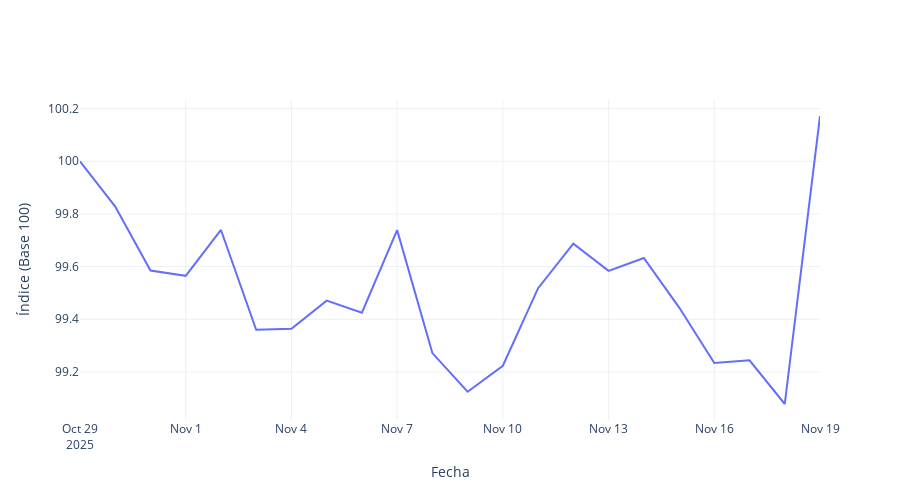

This figure's notebook cell:
### Markdown cell above
## ALIMENTOS

### Code cell
dir_input = Path("data/base100/")
ipc_file = dir_input / "base_alimentos.xlsx"

df_alimentos = pd.read_excel(ipc_file)

df_alimentos["VALOR"] = pd.to_numeric(df_alimentos["VALOR"], errors="coerce")

categorias_alimentos = df_alimentos["CATEGORIA"].unique().tolist()

# Pesos manuales para la división de alimentos
pesos_alimentos = [
    0.384, 1.373, 0.268, 0.103, 1.210, 0.369, 0.206, 3.070, 1.346,
    0.182, 0.184, 0.192, 0.354, 0.354, 2.425, 0.151, 0.096, 0.255,
    0.619, 0.706, 1.303, 0.022, 0.320, 0.075, 0.322, 0.106, 0.137,
    0.059, 2.134, 0.523, 0.220, 0.211, 0.060, 0.095, 0.316
]

# NORMALIZACIÓN 
w_alimentos = 23.928  # Definir w_alimentos 

suma_original = sum(pesos_alimentos)
factor = w_alimentos / suma_original
pesos_norm_alimentos = [p * factor for p in pesos_alimentos]

# Crear dataframe de pesos para alimentos
df_pesos_alimentos = pd.DataFrame({
    "CATEGORIA": categorias_alimentos,
    "PESO": pesos_alimentos,
    "PESO_NORMALIZADO": pesos_norm_alimentos
})

# Convertir los pesos normalizados a una matriz NumPy
w_alimentos = np.array(pesos_norm_alimentos)

# Función de ponderación geométrica
def geom_pond(x, w):
    x = np.array(x)
    return np.exp(np.sum(w * np.log(x)) / np.sum(w))

# Crear el diccionario de IPC por fecha
ipc_alimentos = {}

# Asegurarse de que 'FECHA' sea una columna válida en df_alimentos
for fecha in df_alimentos["FECHA"].unique(): 
    # Filtramos los datos para esa fecha y agrupamos por 'CATEGORIA'
    valores = df_alimentos[df_alimentos["FECHA"] == fecha]["VALOR"].values
    ipc_alimentos[fecha] = geom_pond(valores, w_alimentos)  # Usamos los valores de la columna 'VALOR'

# Convertir a una serie final ordenada por fecha
ipc_alimentos = pd.Series(ipc_alimentos)
ipc_alimentos.index = pd.to_datetime(ipc_alimentos.index)
ipc_alimentos = ipc_alimentos.sort_index()

# Convertir ipc_alimentos a DataFrame para concatenarlo con df_alimentos
df_ipc_alimentos = ipc_alimentos.reset_index()
df_ipc_alimentos.columns = ["FECHA", "VALOR"]

# Agregar un identificador de categoría general para el IPC de alimentos
df_ipc_alimentos["CATEGORIA"] = "Índice Alimentos"

# Concatenar los datos originales con la fila calculada para IPC
df_alimentos = pd.concat([df_alimentos, df_ipc_alimentos], ignore_index=True)


#######################################################################
fig = go.Figure()

fig.add_trace(go.Scatter(
    x=ipc_alimentos.index,
    y=ipc_alimentos.values,
    mode="lines",
    name="Índice (Base 100)",
    line=dict(width=2)
))

fig.update_layout(
    title=None,
    xaxis_title="Fecha",
    yaxis_title="Índice (Base 100)",
    template="plotly_white",
    hovermode="x unified",
    width=900,
    height=500
)

fig.show()

fig.write_image("results/indice_alimentos.pdf")

### Figure 1 — Plotly figure (JSON) as saved in the notebook; plotly's stock layout.template omitted (floating-point values rounded to 4 significant figures)
{"data": [{"line": {"width": 2}, "mode": "lines", "name": "Índice (Base 100)", "type": "scatter", "x": ["2025-10-29T00:00:00", "2025-10-30T00:00:00", "2025-10-31T00:00:00", "2025-11-01T00:00:00", "2025-11-02T00:00:00", "2025-11-03T00:00:00", "2025-11-04T00:00:00", "2025-11-05T00:00:00", "2025-11-06T00:00:00", "2025-11-07T00:00:00", "2025-11-08T00:00:00", "2025-11-09T00:00:00", "2025-11-10T00:00:00", "2025-11-11T00:00:00", "2025-11-12T00:00:00", "2025-11-13T00:00:00", "2025-11-14T00:00:00", "2025-11-15T00:00:00", "2025-11-16T00:00:00", "2025-11-17T00:00:00", "2025-11-18T00:00:00", "2025-11-19T00:00:00"], "y": [100.0, 99.83, 99.59, 99.57, 99.74, 99.36, 99.36, 99.47, 99.42, 99.74, 99.27, 99.12, 99.22, 99.52, 99.69, 99.58, 99.63, 99.45, 99.23, 99.24, 99.08, 100.2]}], "layout": {"height": 500, "hovermode": "x unified", "title": {}, "width": 900, "xaxis": {"title": {"text": "Fecha"}}, "yaxis": {"title": {"text": "Índice (Base 100)"}}}}
